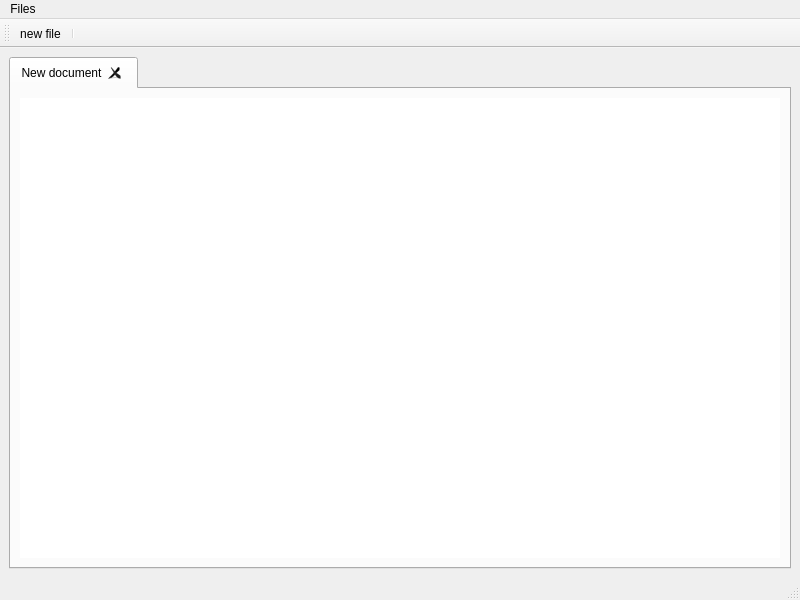
<?xml version="1.0" encoding="UTF-8"?>
<ui version="4.0">
 <class>Plain_Edit_Text</class>
 <widget class="QMainWindow" name="Plain_Edit_Text">
  <property name="geometry">
   <rect>
    <x>0</x>
    <y>0</y>
    <width>800</width>
    <height>600</height>
   </rect>
  </property>
  <property name="windowTitle">
   <string>Plain_Edit_Text</string>
  </property>
  <widget class="QWidget" name="centralwidget">
   <layout class="QVBoxLayout" name="verticalLayout">
    <item>
     <widget class="QTabWidget" name="tab_edit">
      <property name="currentIndex">
       <number>0</number>
      </property>
      <property name="tabsClosable">
       <bool>true</bool>
      </property>
      <widget class="QWidget" name="tab">
       <attribute name="title">
        <string>New document</string>
       </attribute>
       <layout class="QHBoxLayout" name="horizontalLayout">
        <item>
         <widget class="QTextEdit" name="textEdit">
          <property name="styleSheet">
           <string notr="true">border:none;
outline:none;</string>
          </property>
         </widget>
        </item>
       </layout>
      </widget>
     </widget>
    </item>
   </layout>
  </widget>
  <widget class="QMenuBar" name="menubar">
   <property name="geometry">
    <rect>
     <x>0</x>
     <y>0</y>
     <width>800</width>
     <height>23</height>
    </rect>
   </property>
   <widget class="QMenu" name="menuFiles">
    <property name="title">
     <string>Files</string>
    </property>
    <addaction name="actionnew_file"/>
   </widget>
   <addaction name="menuFiles"/>
  </widget>
  <widget class="QStatusBar" name="statusbar"/>
  <widget class="QToolBar" name="toolBar">
   <property name="windowTitle">
    <string>toolBar</string>
   </property>
   <attribute name="toolBarArea">
    <enum>TopToolBarArea</enum>
   </attribute>
   <attribute name="toolBarBreak">
    <bool>false</bool>
   </attribute>
   <addaction name="actionnew_file"/>
   <addaction name="separator"/>
  </widget>
  <action name="actionnew_file">
   <property name="icon">
    <iconset resource="assets.qrc">
     <normaloff>:/assets/icons/New document.png</normaloff>:/assets/icons/New document.png</iconset>
   </property>
   <property name="text">
    <string>new file</string>
   </property>
   <property name="shortcut">
    <string>Ctrl+N</string>
   </property>
  </action>
 </widget>
 <resources>
  <include location="assets.qrc"/>
 </resources>
 <connections/>
</ui>
